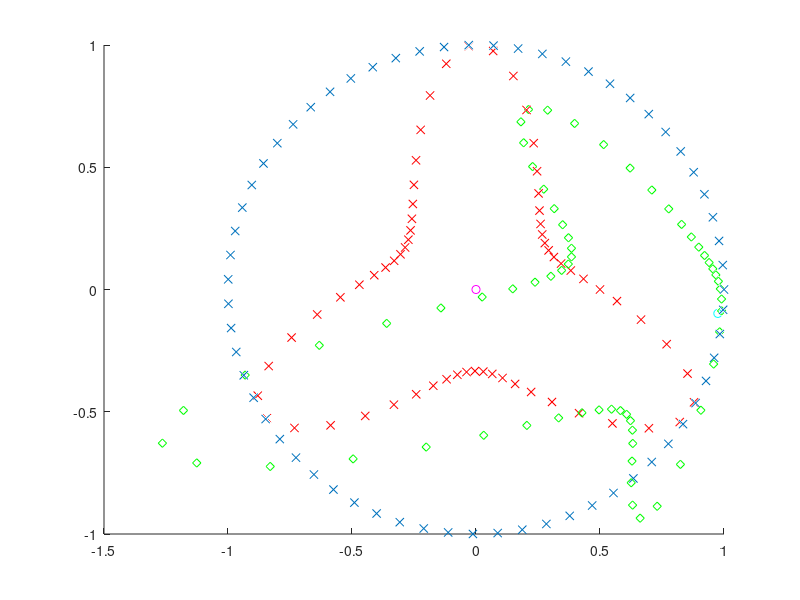

Write the MATLAB code that produced this figure. (Note: this script raises an error after producing the figure.)
%% Functions
Rx = @(theta) [ 1 0           0
                0 cos(theta) -sin(theta)
                0 sin(theta)  cos(theta) ]
            
Ry = @(theta) [ cos(theta) 0  sin(theta)
                0          1  0
               -sin(theta) 0  cos(theta) ]
           
Rz = @(theta) [ cos(theta) -sin(theta) 0  
                sin(theta)  cos(theta) 0
                0           0          1 ]
            
cameraCenter = @(R,t) -R'*t
cameraToWorld = @(R,t) [R' -R'*t; 0 0 0 1]
            
%% Definitions
t1 = [0 0 0]';
R1 = eye(3);
t2 = -[1 0 0]';
R2 = Rx(0.1)*Rx(0.3)*Ry(0.2)*Rz(0.1)
K = eye(3);

C1 = K*[eye(3) zeros(3,1)]
C2 = K*[R2 t2]

%% 3D points

p3D = [-1 -1  2
       -1  1  2
        1 -1  2
        1  1  2
        0  1  2
        0  3  2
        2  1  2
        2  3  2]

% sine
x = -1:0.1:3.1;
p3D = [x;sin(3.1*x);sin(x)+2]';

% circle
x = 0:0.1:(2*pi)
p3D = [cos(x)' sin(x)' (2+1*sin(3*x))'];

p3DHom = [p3D ones(length(p3D),1)];
    
%% Visualize

n1 = cameraCenter(R1,t1)
n2 = cameraCenter(R2,t2)

figure(1); clf; hold on;
plot3(p3D(:,1), p3D(:,2), p3D(:,3), 'x');
plot3(n1(1), n1(2), n1(3), 'om');
plot3(n2(1), n2(2), n2(3), 'oc');

%% Image plane coordinates

p1Hom = (C1*p3DHom')'
p1 = [p1Hom(:,1) p1Hom(:,2)]./[p1Hom(:,3) p1Hom(:,3)]   % Inhomogenous
p2Hom = (C2*p3DHom')'
p2 = [p2Hom(:,1) p2Hom(:,2)]./[p2Hom(:,3) p2Hom(:,3)]   % Inhomogenous

figure(1); clf; hold on;
plot3(p3D(:,1), p3D(:,2), p3D(:,3), 'x');
plot3(p1(:,1), p1(:,2), zeros(size(p1(:,1))), 'xr');
plot3(p2(:,1), p2(:,2), zeros(size(p2(:,1))), 'dg');
plot3(n1(1), n1(2), n1(3), 'om');
plot3(n2(1), n2(2), n2(3), 'oc');

imagePair1 = [p1 p2]

%% Adjust image planes to World 

p1Hom = (C1*p3DHom')'
p1 = [p1Hom(:,1) p1Hom(:,2) p1Hom(:,3)]./[p1Hom(:,3) p1Hom(:,3) p1Hom(:,3)]   % Inhomogenous
p1Camera = [p1 ones(length(p1), 1)]
C1tw = cameraToWorld(R1, t1)

p2Hom = (C2*p3DHom')'
p2 = [p2Hom(:,1) p2Hom(:,2) p2Hom(:,3)]./[p2Hom(:,3) p2Hom(:,3) p2Hom(:,3)]   % Inhomogenous
p2Camera = [p2 ones(length(p2), 1)]
C2tw = cameraToWorld(R2, t2)

p2World = C2tw*p2Camera'
p1World = C1tw*p1Camera'

figure(1); clf; hold on;
plot3(p3D(:,1), p3D(:,2), p3D(:,3), 'x');
plot3(p1World(1,:), p1World(2,:), p1World(3,:), 'xr');
plot3(p2World(1,:), p2World(2,:), p2World(3,:), 'dg');
plot3(n1(1), n1(2), n1(3), 'om');
plot3(n2(1), n2(2), n2(3), 'oc');

%% Triangulate points - (verification)

% Linear
disp('linear)');
p3D_Hom = [];
for n = 1:length(p1Hom)
    p3D_Hom = [p3D_Hom; triangulate_linear(C1,C2,p1Hom(n,:),p2Hom(n,:))'];
end
p3D_ = [p3D_Hom(:,1) p3D_Hom(:,2) p3D_Hom(:,3) ]./[p3D_Hom(:,4) p3D_Hom(:,4) p3D_Hom(:,4)]   % Inhomogenous

diff = p3D-p3D_
diff_norm = norm(diff)


%% F, E

F = fmatrix_stls(p1,p2)
E = K'*F*K

Ferror = 0;
F1error = 0;
% Calculate F error
for i = 1:length(p1)
    Ferror = Ferror + abs(p1(i,:)*F*p2(i,:)');
end

Ferror

%% Extract R and t from E

W = [ 0 1 0;
     -1 0 0;
      0 0 1];
  
[U S V] = svd(E);
t = V(:,3);


%% Save to file

fid = fopen('data_test3.alx','wt');
fprintf(fid,'# Correspondances for each imagepair in sequnce\n');
fprintf(fid,'# Imagepair 1\n');
for n = 1:length(imagePair1)
   fprintf(fid,'p %0.4f %0.4f %0.4f %0.4f\n',imagePair1(n,1),imagePair1(n,2),imagePair1(n,3),imagePair1(n,4)); 
end
fprintf(fid,'# Partly Done\n');
fclose(fid);

       
